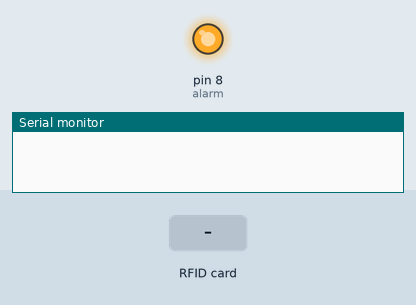
Recording of a sketch running on a simulated Arduino Uno, built with avr-gcc and run on an emulated ATmega328P. On the bench: output pins drawn as LEDs (lit = HIGH), the last lines printed to the serial monitor. Dashed ring = blinking. The test bench sets the inputs (shaded band). Pins used as bus, display or sensor lines are not drawn.

Above: at 1.2 s.
1.3 s: RFID card 5E 7A 19 C4 held to the reader
At 1.55 s:
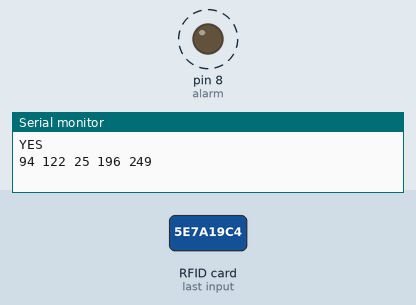
Timing chart, 0 to 4.3 s (numbered marks = the images above; inputs shaded):
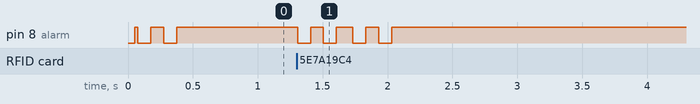

The sketch:

code3.0.ino
```cpp
/*
* Read a card using a mfrc522 reader on your SPI interface
* Pin layout should be as follows (on Arduino Uno):
* MOSI: Pin 11 / ICSP-4
* MISO: Pin 12 / ICSP-1
* SCK: Pin 13 / ISCP-3
* SS: Pin 10
* RST: Pin 9
*/

#include <SPI.h>
#include <RFID.h>

#define SS_PIN 10
#define RST_PIN 9

RFID rfid(SS_PIN,RST_PIN);
int alarm = 8;    //alarmPin
//int serNum[5];
int alarmtimes=2;

int cards[5]={99,89,162,133,28};
bool access = false;
bool flag=true;
void setup(){

    Serial.begin(9600);
    SPI.begin();
    rfid.init();
    pinMode(alarm, OUTPUT);
    digitalWrite(alarm, HIGH);
}

void loop(){

    if(rfid.isCard()){
         Serial.print("YES\n");
          readRFID();

         if(!flag){
            alarmnow();
            flag=true;
         }
    }else{
      if(flag){
      alarmnow();
      flag=false;
      }
    }
    rfid.halt();
}//loop
void alarmnow(){
  for(int j=0;j<2;j++){
    digitalWrite(alarm,LOW);
    delay(100);
    digitalWrite(alarm,HIGH);
    delay(100);
  }
}

void readRFID(){
          if(rfid.readCardSerial()){
            Serial.print(rfid.serNum[0]);
            Serial.print(" ");
            Serial.print(rfid.serNum[1]);
            Serial.print(" ");
            Serial.print(rfid.serNum[2]);
            Serial.print(" ");
            Serial.print(rfid.serNum[3]);
            Serial.print(" ");
            Serial.print(rfid.serNum[4]);
            Serial.println("");
        }//if
}
```

Measured:
- after the input at 1.3 s, pin 8 (alarm): alternates HIGH for 0.10 s and LOW for 0.10 s, 8 changes in all, then stays HIGH, starting at once
- by itself, pin 8 (alarm): alternates HIGH for 0.10 s and LOW for 0.10 s, 4 changes in all, then stays HIGH
